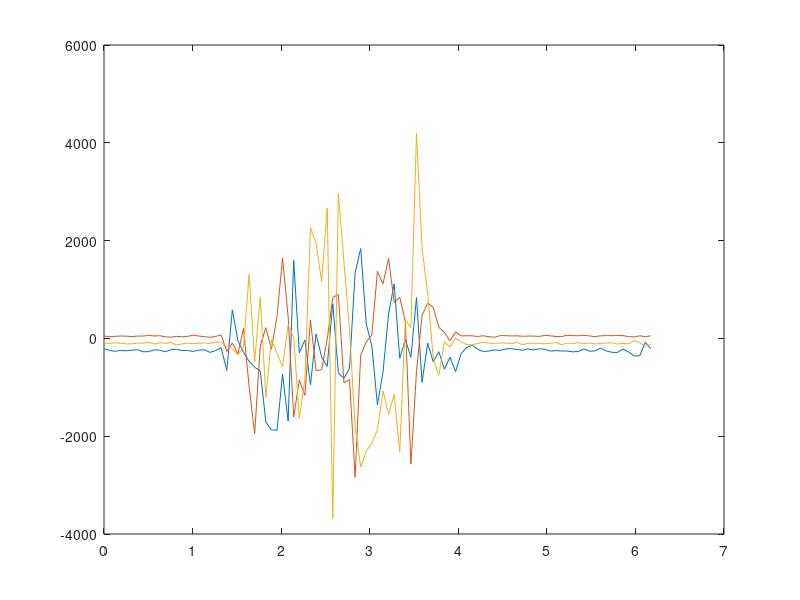
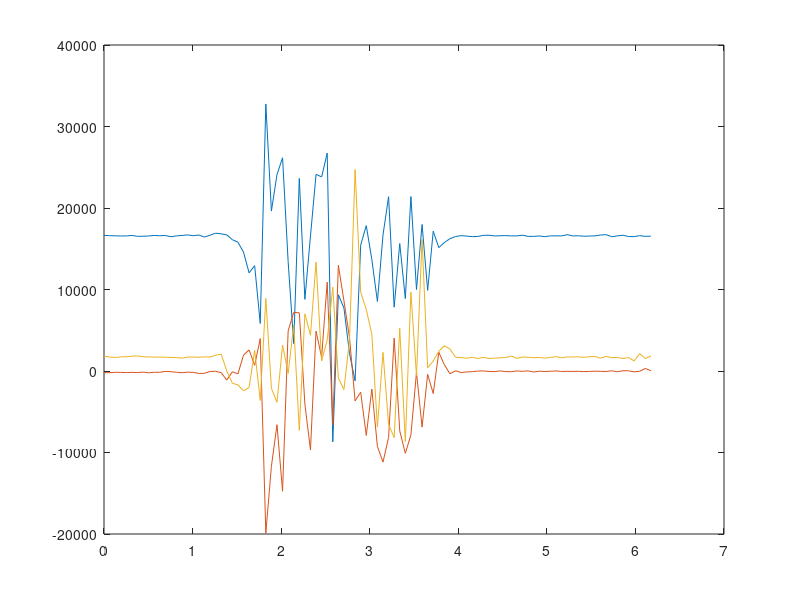
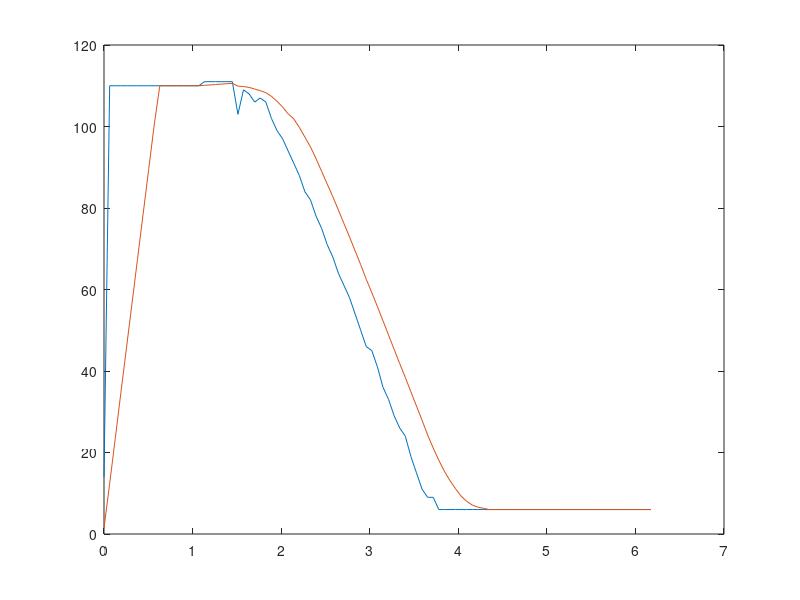
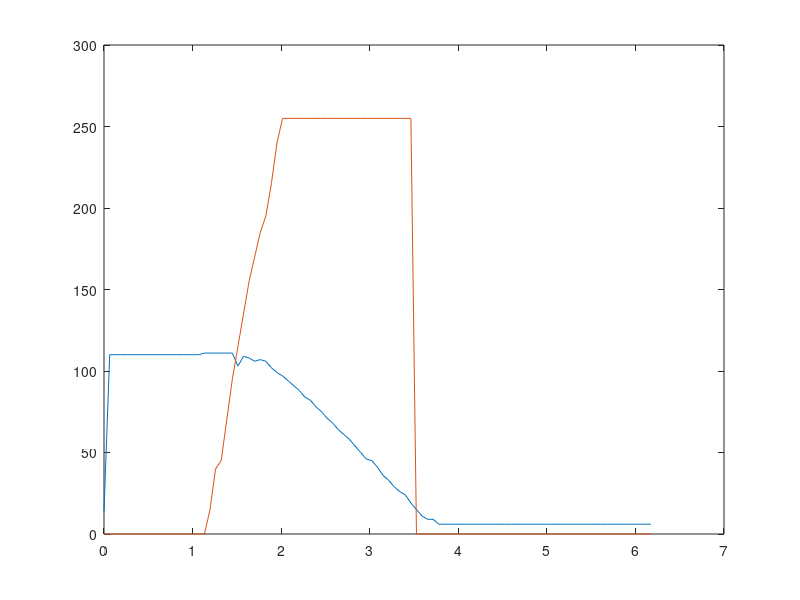

MATLAB code to generate these figures, in order:

clc
close all
clear all

% import from file to array
mydata1 = importdata("datiSTOP_bello.txt");

%tempo di campionamento
tempo = mydata1(:,8)*0.001;
%giroscopio
gyroX = mydata1(:, 4);
gyroY = mydata1(:, 5);
gyroZ = mydata1(:, 6);
%accelerazioni
AccX=mydata1(:, 1);
AccY=mydata1(:, 2);
AccZ=mydata1(:, 3);
%spazio (distanza)
distanza=mydata1(:,7);
pwn=mydata1(:,9);

%-----
windowSize = 10;
b = (1/windowSize)*ones(1,windowSize);
a = 1;

dist_filtered=filter(b,a,distanza);

figure(1)
plot(tempo, gyroX,tempo,gyroY,tempo,gyroZ);
%hold on
%plot(tempo, filter(b,a,gyroX),tempo,filter(b,a,gyroY),tempo,filter(b,a,gyroZ));

figure(2)
plot(tempo, AccX,tempo,AccY,tempo,AccZ);

figure(3)
plot(tempo,distanza,tempo,dist_filtered);

figure(4)
plot(tempo,distanza,tempo,pwn)